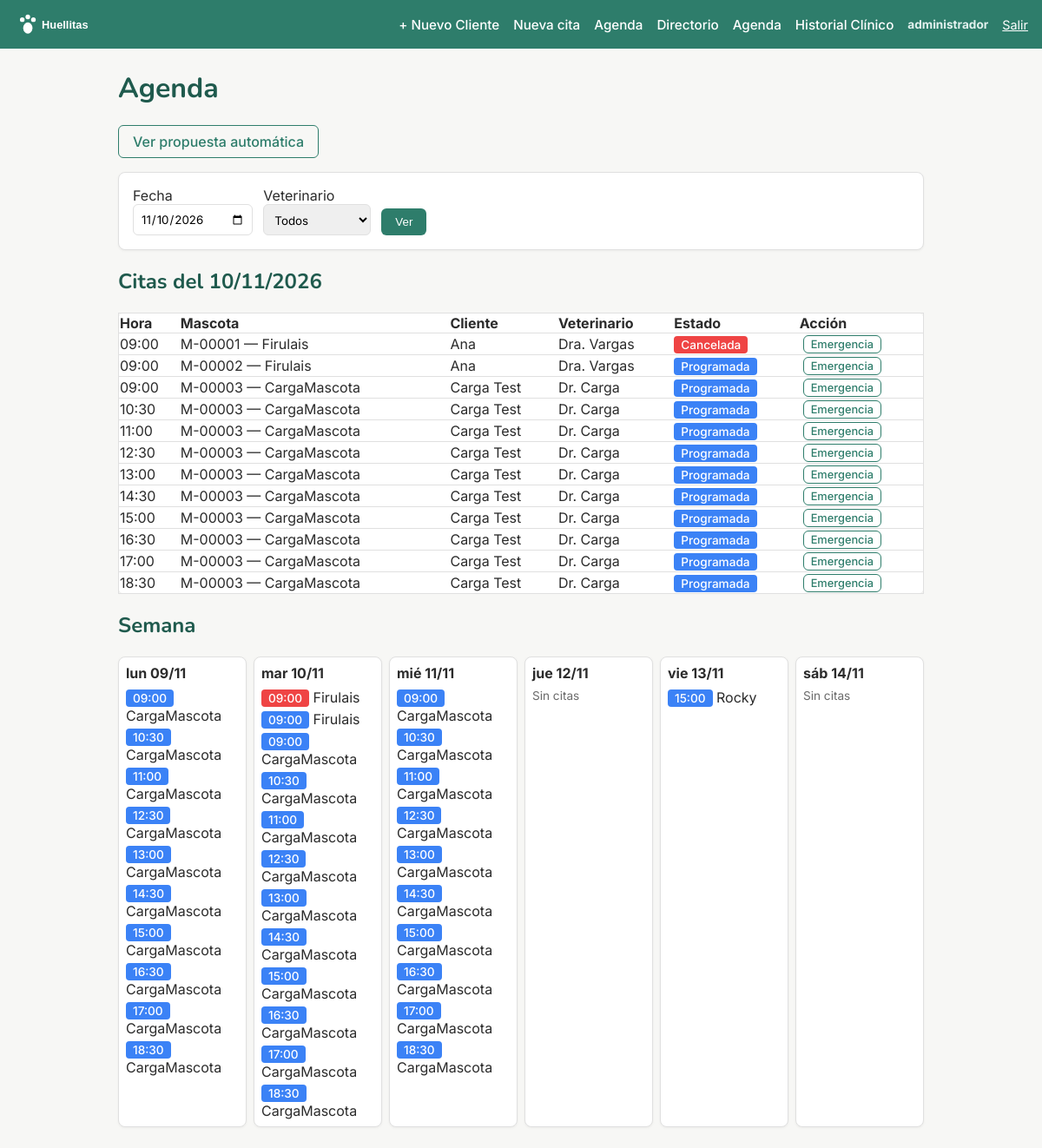
The page /agenda/ (signed in) on the database its author committed.
### core/models.py (models this page shows, shortened)
class Cita(models.Model):
    PRIORIDADES = [
        (1, "Baja"),
        (2, "Media"),
        (3, "Alta"),
        (4, "Urgente"),
    ]
    ESTADOS = [
        ("programada", "Programada"),
        ("en_atencion", "En atención"),
        ("reprogramada", "Reprogramada"),
        ("cancelada", "Cancelada"),
        ("inasistencia", "Inasistencia"),
    ]
    cliente = models.ForeignKey(Cliente, on_delete=models.PROTECT)
    mascota = models.ForeignKey(Mascota, on_delete=models.PROTECT)
    veterinario = models.ForeignKey(Veterinario, on_delete=models.PROTECT)
    fecha = models.DateField()
    hora = models.TimeField()
    motivo = models.CharField(max_length=200)
    tipo = models.CharField(max_length=50)
    duracion_min = models.PositiveIntegerField(default=30)
    estado = models.CharField(max_length=20, choices=ESTADOS, default="programada")
    prioridad = models.PositiveSmallIntegerField(
        choices=PRIORIDADES, default=2, blank=True
    )
    class Meta:
        constraints = [
            models.UniqueConstraint(
                fields=["veterinario", "fecha", "hora"],
                condition=Q(estado__in=["programada", "en_atencion"]),
                name="unique_cita_vet_fecha_hora",
            )
        ]
        indexes = [
            models.Index(fields=["fecha"]),
            models.Index(fields=["veterinario"]),
        ]

class Mascota(models.Model):
    codigo = models.CharField(max_length=20, unique=True, editable=False)
    nombre = models.CharField(max_length=100)
    especie = models.CharField(max_length=50)
    cliente = models.ForeignKey(
        Cliente, on_delete=models.CASCADE, related_name="mascotas"
    )
    alergias = models.TextField(blank=True, default="")
    medicamentos_activos = models.TextField(blank=True, default="")
    class Meta:
        indexes = [models.Index(fields=["nombre"])]
    def __str__(self):
        return f"{self.codigo} — {self.nombre}"

class Cliente(models.Model):
    nombre = models.CharField(max_length=150)
    telefono = models.CharField(max_length=30)
    email = models.EmailField(blank=True)
    class Meta:
        indexes = [models.Index(fields=["nombre"])]
    def __str__(self):
        return self.nombre

class Veterinario(models.Model):
    nombre = models.CharField(max_length=150)
    usuario = models.OneToOneField(
        "auth.User", on_delete=models.SET_NULL, null=True, blank=True
    )
    def __str__(self):
        return self.nombre

### web/views.py (the view, shortened to what this page needs)
# urls.py: path("agenda/", views.agenda, name="agenda"),
@login_required
def agenda(request):
    fecha_str = request.GET.get("fecha")
    try:
        fecha = date.fromisoformat(fecha_str) if fecha_str else date.today()
    except ValueError:
        fecha = date.today()
    vet_id = request.GET.get("veterinario")
    veterinarios = Veterinario.objects.all()
    filtro_vet = None
    if vet_id:
        try:
            filtro_vet = Veterinario.objects.get(pk=vet_id)
        except Veterinario.DoesNotExist:
            filtro_vet = None
    lunes = fecha - timedelta(days=fecha.weekday())
    dias_semana = [lunes + timedelta(days=i) for i in range(6)]  # lun–sáb
    qs = Cita.objects.filter(
        fecha__gte=dias_semana[0],
        fecha__lte=dias_semana[-1],
    ).select_related("mascota", "veterinario", "cliente")
    if filtro_vet:
        qs = qs.filter(veterinario=filtro_vet)
    agenda_semana = {dia: [] for dia in dias_semana}
    for cita in qs.order_by("hora"):
        if cita.fecha in agenda_semana:
            agenda_semana[cita.fecha].append(cita)
    citas_dia = [c for c in qs.filter(fecha=fecha).order_by("hora")]
    propuestas = {}
    citas_reprogramadas = [c for c in citas_dia if c.estado == "reprogramada"]
    context = {
            "fecha": fecha,
            "dias_semana": dias_semana,
            "agenda_semana": agenda_semana,
            "citas_dia": citas_dia,
            "veterinarios": veterinarios,
            "filtro_vet": filtro_vet,
            "propuestas": propuestas,
        }
    return render(request, "web/agenda.html", context)

### web/templates/web/agenda.html (shortened to what this page needs)
{% extends "base.html" %}
{% block content %}
<h1>Agenda</h1>
<a href="{% url 'propuesta_agenda' %}?fecha={{ fecha|date:'Y-m-d' }}" class="btn btn-secundario" style="margin-bottom: 16px;">Ver propuesta automática</a>
<form method="get" class="card" style="margin-bottom: 16px; display: flex; gap: 12px; align-items: end; flex-wrap: wrap;">
  <div>
    <label for="fecha">Fecha</label><br>
    <input type="date" name="fecha" id="fecha" value="{{ fecha|date:'Y-m-d' }}">
  </div>
  <div>
    <label for="veterinario">Veterinario</label><br>
    <select name="veterinario" id="veterinario">
      <option value="">Todos</option>
    </select>
  </div>
  <button type="submit" class="btn btn-primario">Ver</button>
</form>
<h2>Citas del {{ fecha|date:"d/m/Y" }}</h2>
{% if citas_dia %}
<div style="overflow-x: auto;">
  <table style="width: 100%; border-collapse: collapse;" class="card">
        <thead>
      <tr style="text-align: left; border-bottom: 1px solid var(--borde);">
        <th>Hora</th><th>Mascota</th><th>Cliente</th><th>Veterinario</th><th>Estado</th><th>Acción</th>
      </tr>
    </thead>
    <tbody>
      {% for c in citas_dia %}
        <tr style="border-bottom: 1px solid var(--borde);">
          <td>{{ c.hora|time:"H:i" }}</td>
          <td>{{ c.mascota }}</td>
          <td>{{ c.cliente }}</td>
          <td>{{ c.veterinario }}</td>
          <td><span class="estado estado-{{ c.estado }}">{{ c.get_estado_display }}</span></td>
          <td>
            <a href="{% url 'emergencia' c.id %}" class="btn btn-secundario" style="padding: 2px 8px; font-size: 0.8em; margin-left: 4px;">Emergencia</a>
          </td>
        </tr>
      {% endfor %}
    </tbody>
  </table>
</div>
{% else %}
  <p>No hay citas para este día.</p>
{% endif %}
<h2>Semana</h2>
<div class="semana-grid" style="display: grid; grid-template-columns: repeat(6, 1fr); gap: 8px;">
  {% for dia in dias_semana %}
    <div class="card" style="padding: 8px;">
      <strong>{{ dia|date:"D d/m" }}</strong>
      {% for d, citas in agenda_semana.items %}
        {% if d == dia %}
          {% for c in citas %}
            <div style="margin-top: 4px;">
            <span class="estado estado-{{ c.estado }}">{{ c.hora|time:"H:i" }}</span>
            {{ c.mascota.nombre }}
            </div>
          {% empty %}
            <div style="font-size: 0.85em; color: var(--texto-sec);">Sin citas</div>
          {% endfor %}
        {% endif %}
      {% endfor %}
    </div>
  {% endfor %}
</div>
{% endblock %}

### web/templates/base.html (shortened to what this page needs)
{% load static %}
<!DOCTYPE html>
<html lang="es">
<head>
</head>
<body>
    <header>
    <img src="{% static 'img/logo.svg' %}" alt="Huellitas">
    <nav style="display: flex; gap: 16px; align-items: center;">
      {% if user.is_authenticated %}
        {% if user.groups.all.0.name == 'recepcionista' or user.is_superuser %}
          <a href="{% url 'crear_cliente' %}">+ Nuevo Cliente</a>
          <a href="{% url 'crear_cita' %}">Nueva cita</a>
          <a href="{% url 'agenda' %}">Agenda</a>
          <a href="{% url 'buscar_mascota' %}">Directorio</a>
        {% endif %}
        {% if user.groups.all.0.name == 'veterinario' or user.is_superuser %}
          <a href="{% url 'agenda' %}">Agenda</a>
          <a href="{% url 'buscar_mascota' %}">Historial Clínico</a>
        {% endif %}
        <div style="display: flex; gap: 16px; align-items: center; margin-left: 0;">
          <span style="font-size: 0.85em; color: #E2F1EE; white-space: nowrap;">
            <strong>{{ user.username }}</strong>
          </span>
          <form method="post" action="{% url 'logout' %}" style="margin: 0;">
            <button type="submit" style="background: none; border: none; color: white; text-decoration: underline; cursor: pointer; font-family: inherit; padding: 0; font-size: 0.9em;">
              Salir
            </button>
          </form>
        </div>
      {% else %}
        <a href="{% url 'login' %}">Ingresar</a>
      {% endif %}
    </nav>
  </header>
  <main>
    {% block content %}{% endblock %}
  </main>
</body>
</html>

### web/templates/base.html (style rules this page uses)
:root { --primario: #2E7D6B; --primario-oscuro: #1F5A4D; --acento: #F2A65A; --fondo: #F7F7F5; --texto: #2B2B2B; --texto-sec: #6B6B6B; --borde: #E0E0E0; }
* { box-sizing: border-box; }
body { margin: 0; font-family: 'Inter', system-ui, sans-serif; background: var(--fondo); color: var(--texto); }
header { background: var(--primario); color: white; padding: 12px 16px; display: flex; align-items: center; justify-content: space-between; flex-wrap: wrap; gap: 12px; }
header img { height: 32px; }
header nav { display: flex; flex-wrap: wrap; align-items: center; gap: 12px; width: 100%; }
@media (min-width: 768px) { header nav { width: auto; } }
header nav a { color: white; text-decoration: none; font-weight: 500; font-size: 0.95em; padding: 4px 0; }
main { max-width: 960px; margin: 24px auto; padding: 0 16px; }
h1, h2, h3 { font-family: 'Nunito', sans-serif; color: var(--primario-oscuro); }
.card { background: white; border: 1px solid var(--borde); border-radius: 8px; padding: 16px; box-shadow: 0 1px 3px rgba(0,0,0,0.05); }
.btn { display: inline-block; padding: 8px 16px; border-radius: 6px; font-weight: 500; text-decoration: none; cursor: pointer; border: none; }
.btn-primario { background: var(--primario); color: white; }
.btn-secundario { background: transparent; color: var(--primario); border: 1px solid var(--primario); }
input, select, textarea { width: 100%; padding: 8px; border: 1px solid var(--borde); border-radius: 6px; font-family: inherit; }
.estado { display: inline-block; padding: 2px 8px; border-radius: 4px; font-size: 0.85em; font-weight: 500; color: white; }
.estado-programada { background: #3B82F6; }
.estado-cancelada { background: #EF4444; }

### rows shown on the page
Cita: hora "09:00", mascota "M-00001 — Firulais", cliente "Ana", veterinario "Dra. Vargas", estado "Cancelada", mascota.nombre "Firulais"
Cita: hora "09:00", mascota "M-00002 — Firulais", cliente "Ana", veterinario "Dra. Vargas", estado "Programada", mascota.nombre "Firulais"
Cita: hora "09:00", mascota "M-00003 — CargaMascota", cliente "Carga Test", veterinario "Dr. Carga", estado "Programada", mascota.nombre "CargaMascota"
Cita: hora "10:30", mascota "M-00003 — CargaMascota", cliente "Carga Test", veterinario "Dr. Carga", estado "Programada", mascota.nombre "CargaMascota"
Cita: hora "11:00", mascota "M-00003 — CargaMascota", cliente "Carga Test", veterinario "Dr. Carga", estado "Programada", mascota.nombre "CargaMascota"
Cita: hora "12:30", mascota "M-00003 — CargaMascota", cliente "Carga Test", veterinario "Dr. Carga", estado "Programada", mascota.nombre "CargaMascota"
Cita: hora "13:00", mascota "M-00003 — CargaMascota", cliente "Carga Test", veterinario "Dr. Carga", estado "Programada", mascota.nombre "CargaMascota"
Cita: hora "14:30", mascota "M-00003 — CargaMascota", cliente "Carga Test", veterinario "Dr. Carga", estado "Programada", mascota.nombre "CargaMascota"
Cita: hora "15:00", mascota "M-00003 — CargaMascota", cliente "Carga Test", veterinario "Dr. Carga", estado "Programada", mascota.nombre "CargaMascota"
Cita: hora "16:30", mascota "M-00003 — CargaMascota", cliente "Carga Test", veterinario "Dr. Carga", estado "Programada", mascota.nombre "CargaMascota"
Cita: hora "17:00", mascota "M-00003 — CargaMascota", cliente "Carga Test", veterinario "Dr. Carga", estado "Programada", mascota.nombre "CargaMascota"
Cita: hora "18:30", mascota "M-00003 — CargaMascota", cliente "Carga Test", veterinario "Dr. Carga", estado "Programada", mascota.nombre "CargaMascota"
Cita: hora "09:00", mascota.nombre "CargaMascota"
Cita: hora "10:30", mascota.nombre "CargaMascota"
Cita: hora "11:00", mascota.nombre "CargaMascota"
Cita: hora "12:30", mascota.nombre "CargaMascota"
Cita: hora "13:00", mascota.nombre "CargaMascota"
Cita: hora "14:30", mascota.nombre "CargaMascota"
Cita: hora "15:00", mascota.nombre "CargaMascota"
Cita: hora "16:30", mascota.nombre "CargaMascota"
Cita: hora "17:00", mascota.nombre "CargaMascota"
Cita: hora "18:30", mascota.nombre "CargaMascota"
Cita: hora "09:00", mascota.nombre "CargaMascota"
Cita: hora "10:30", mascota.nombre "CargaMascota"
Cita: hora "11:00", mascota.nombre "CargaMascota"
Cita: hora "12:30", mascota.nombre "CargaMascota"
Cita: hora "13:00", mascota.nombre "CargaMascota"
Cita: hora "14:30", mascota.nombre "CargaMascota"
Cita: hora "15:00", mascota.nombre "CargaMascota"
Cita: hora "16:30", mascota.nombre "CargaMascota"
Cita: hora "17:00", mascota.nombre "CargaMascota"
Cita: hora "18:30", mascota.nombre "CargaMascota"
Cita: hora "15:00", mascota.nombre "Rocky"

### other values the page prints
{{ user.username }} "administrador"
{{ fecha|date:"d/m/Y" }} "10/11/2026"
{{ dia|date:"D d/m" }} "lun 09/11" "mar 10/11" "mié 11/11" "jue 12/11" "vie 13/11" "sáb 14/11"
